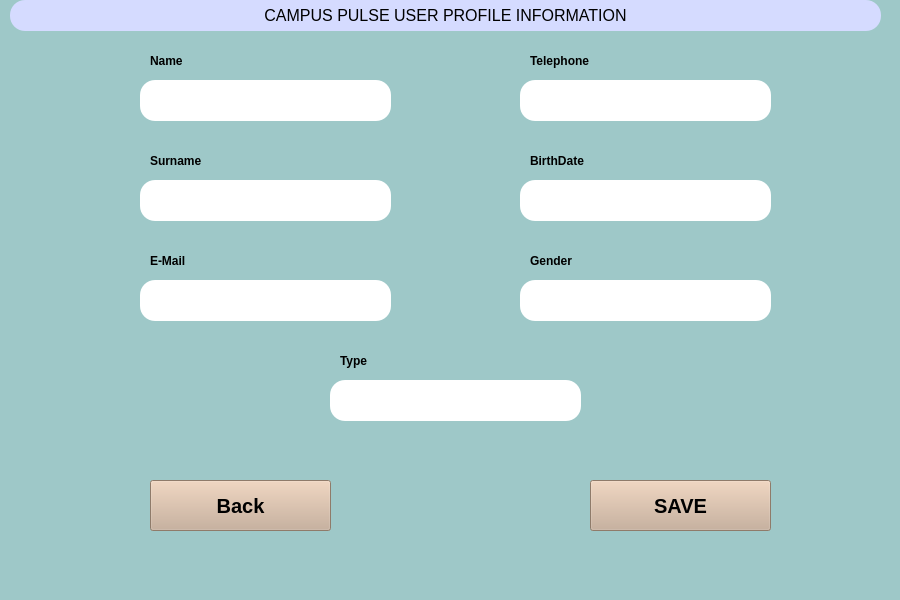
<?xml version="1.0" encoding="UTF-8"?>
<ui version="4.0">
 <class>MainWindow</class>
 <widget class="QMainWindow" name="MainWindow">
  <property name="geometry">
   <rect>
    <x>0</x>
    <y>0</y>
    <width>900</width>
    <height>600</height>
   </rect>
  </property>
  <property name="font">
   <font>
    <pointsize>12</pointsize>
   </font>
  </property>
  <property name="windowTitle">
   <string>MainWindow</string>
  </property>
  <property name="styleSheet">
   <string notr="true">background-color: rgb(158, 200, 200);</string>
  </property>
  <widget class="QWidget" name="centralwidget">
   <widget class="QLabel" name="label_3">
    <property name="geometry">
     <rect>
      <x>10</x>
      <y>0</y>
      <width>871</width>
      <height>31</height>
     </rect>
    </property>
    <property name="font">
     <font>
      <pointsize>12</pointsize>
     </font>
    </property>
    <property name="styleSheet">
     <string notr="true">background-color: rgb(213, 219, 255);
border-radius: 15px; </string>
    </property>
    <property name="frameShape">
     <enum>QFrame::Panel</enum>
    </property>
    <property name="text">
     <string>CAMPUS PULSE USER PROFILE INFORMATION</string>
    </property>
    <property name="alignment">
     <set>Qt::AlignCenter</set>
    </property>
   </widget>
   <widget class="QLabel" name="label">
    <property name="geometry">
     <rect>
      <x>150</x>
      <y>40</y>
      <width>101</width>
      <height>41</height>
     </rect>
    </property>
    <property name="font">
     <font>
      <weight>75</weight>
      <bold>true</bold>
     </font>
    </property>
    <property name="text">
     <string>Name</string>
    </property>
   </widget>
   <widget class="QLabel" name="label_2">
    <property name="geometry">
     <rect>
      <x>150</x>
      <y>140</y>
      <width>101</width>
      <height>41</height>
     </rect>
    </property>
    <property name="font">
     <font>
      <weight>75</weight>
      <bold>true</bold>
     </font>
    </property>
    <property name="text">
     <string>Surname</string>
    </property>
   </widget>
   <widget class="QLabel" name="label_4">
    <property name="geometry">
     <rect>
      <x>150</x>
      <y>240</y>
      <width>101</width>
      <height>41</height>
     </rect>
    </property>
    <property name="font">
     <font>
      <weight>75</weight>
      <bold>true</bold>
     </font>
    </property>
    <property name="text">
     <string>E-Mail</string>
    </property>
   </widget>
   <widget class="QLabel" name="label_5">
    <property name="geometry">
     <rect>
      <x>530</x>
      <y>40</y>
      <width>101</width>
      <height>41</height>
     </rect>
    </property>
    <property name="font">
     <font>
      <weight>75</weight>
      <bold>true</bold>
     </font>
    </property>
    <property name="text">
     <string>Telephone</string>
    </property>
   </widget>
   <widget class="QLabel" name="label_6">
    <property name="geometry">
     <rect>
      <x>530</x>
      <y>140</y>
      <width>101</width>
      <height>41</height>
     </rect>
    </property>
    <property name="font">
     <font>
      <weight>75</weight>
      <bold>true</bold>
     </font>
    </property>
    <property name="text">
     <string>BirthDate</string>
    </property>
   </widget>
   <widget class="QLabel" name="label_7">
    <property name="geometry">
     <rect>
      <x>530</x>
      <y>240</y>
      <width>101</width>
      <height>41</height>
     </rect>
    </property>
    <property name="font">
     <font>
      <weight>75</weight>
      <bold>true</bold>
     </font>
    </property>
    <property name="text">
     <string>Gender</string>
    </property>
   </widget>
   <widget class="QLabel" name="label_8">
    <property name="geometry">
     <rect>
      <x>340</x>
      <y>340</y>
      <width>101</width>
      <height>41</height>
     </rect>
    </property>
    <property name="font">
     <font>
      <weight>75</weight>
      <bold>true</bold>
     </font>
    </property>
    <property name="text">
     <string>Type</string>
    </property>
   </widget>
   <widget class="QLineEdit" name="name_line">
    <property name="geometry">
     <rect>
      <x>140</x>
      <y>80</y>
      <width>251</width>
      <height>41</height>
     </rect>
    </property>
    <property name="styleSheet">
     <string notr="true">border-radius: 15px; 
background-color: rgb(255, 255, 255);</string>
    </property>
   </widget>
   <widget class="QPushButton" name="save_pushButton">
    <property name="geometry">
     <rect>
      <x>590</x>
      <y>480</y>
      <width>181</width>
      <height>51</height>
     </rect>
    </property>
    <property name="font">
     <font>
      <pointsize>15</pointsize>
      <weight>75</weight>
      <bold>true</bold>
     </font>
    </property>
    <property name="styleSheet">
     <string notr="true">background-color: rgb(200, 172, 148);</string>
    </property>
    <property name="text">
     <string>SAVE</string>
    </property>
   </widget>
   <widget class="QLineEdit" name="telephone_line">
    <property name="geometry">
     <rect>
      <x>520</x>
      <y>80</y>
      <width>251</width>
      <height>41</height>
     </rect>
    </property>
    <property name="styleSheet">
     <string notr="true">border-radius: 15px; 
background-color: rgb(255, 255, 255);</string>
    </property>
   </widget>
   <widget class="QLineEdit" name="surname_line">
    <property name="geometry">
     <rect>
      <x>140</x>
      <y>180</y>
      <width>251</width>
      <height>41</height>
     </rect>
    </property>
    <property name="styleSheet">
     <string notr="true">border-radius: 15px; 
background-color: rgb(255, 255, 255);</string>
    </property>
   </widget>
   <widget class="QLineEdit" name="birthdate_line">
    <property name="geometry">
     <rect>
      <x>520</x>
      <y>180</y>
      <width>251</width>
      <height>41</height>
     </rect>
    </property>
    <property name="styleSheet">
     <string notr="true">border-radius: 15px; 
background-color: rgb(255, 255, 255);</string>
    </property>
   </widget>
   <widget class="QLineEdit" name="mail_line">
    <property name="geometry">
     <rect>
      <x>140</x>
      <y>280</y>
      <width>251</width>
      <height>41</height>
     </rect>
    </property>
    <property name="styleSheet">
     <string notr="true">border-radius: 15px; 
background-color: rgb(255, 255, 255);</string>
    </property>
   </widget>
   <widget class="QLineEdit" name="gender_line">
    <property name="geometry">
     <rect>
      <x>520</x>
      <y>280</y>
      <width>251</width>
      <height>41</height>
     </rect>
    </property>
    <property name="styleSheet">
     <string notr="true">border-radius: 15px; 
background-color: rgb(255, 255, 255);</string>
    </property>
   </widget>
   <widget class="QLineEdit" name="type_line">
    <property name="geometry">
     <rect>
      <x>330</x>
      <y>380</y>
      <width>251</width>
      <height>41</height>
     </rect>
    </property>
    <property name="styleSheet">
     <string notr="true">border-radius: 15px; 

background-color: rgb(255, 255, 255);</string>
    </property>
   </widget>
   <widget class="QPushButton" name="Back_Button">
    <property name="geometry">
     <rect>
      <x>150</x>
      <y>480</y>
      <width>181</width>
      <height>51</height>
     </rect>
    </property>
    <property name="font">
     <font>
      <pointsize>15</pointsize>
      <weight>75</weight>
      <bold>true</bold>
     </font>
    </property>
    <property name="styleSheet">
     <string notr="true">background-color: rgb(200, 172, 148);</string>
    </property>
    <property name="text">
     <string>Back</string>
    </property>
   </widget>
  </widget>
  <widget class="QMenuBar" name="menubar">
   <property name="geometry">
    <rect>
     <x>0</x>
     <y>0</y>
     <width>900</width>
     <height>18</height>
    </rect>
   </property>
  </widget>
  <widget class="QStatusBar" name="statusbar"/>
 </widget>
 <resources/>
 <connections/>
</ui>
